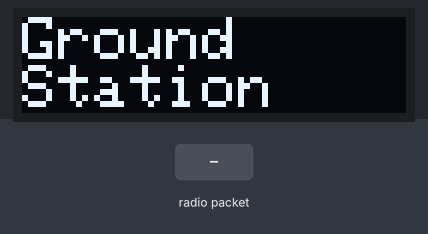
This sketch was run on a simulated Arduino Nano, built with avr-gcc and run on an emulated ATmega328P. Shown: 128×32 one-colour display. The test bench sets the inputs (shaded band). No radio packets arrive unless stated; what the sketch prints to the serial monitor is not drawn.

Above: at 6.2 s.
6.3 s: radio packet "1" arrives
At 8.3 s:
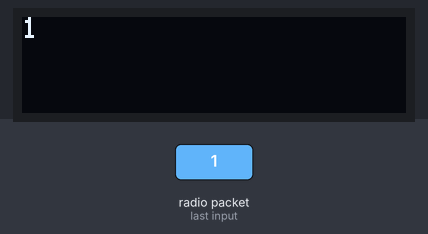
8.8 s: radio packet "0" arrives
At 10.2 s:
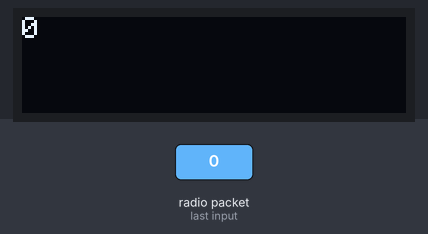
11.3 s: radio packet "2" arrives
At 13.3 s:
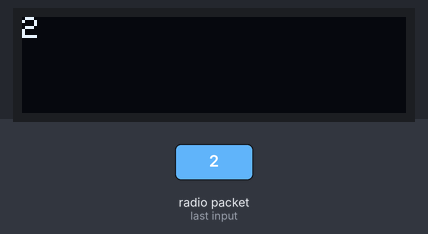
Timing chart, 0 to 14.8 s (numbered marks = the images above; inputs shaded):
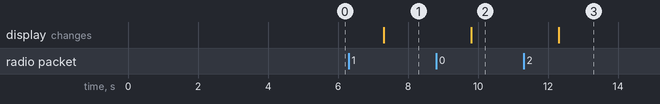

Measured:
- after the input at 6.3 s, the display: changes after 1.0 s (image 1)
- after the input at 8.8 s, the display: changes after 1.0 s (image 2)
- after the input at 11.3 s, the display: changes after 1.0 s (image 3)

The sketch:

gs_lanzamiento.ino
```cpp
//Librerias lora
#include <SPI.h>
#include <LoRa.h>
#include <Wire.h>
//Librerias pantalla oled
#include <Adafruit_GFX.h>
#include <Adafruit_SSD1306.h>
//Resolucion oled
#define SCREEN_WIDTH 128
#define SCREEN_HEIGHT 32

// Definimos la dirección I2C de la pantalla OLED (puede variar según el modelo)
#define OLED_ADDRESS 0x3C

// Crear un objeto para la pantalla OLED usando I2C
Adafruit_SSD1306 display(SCREEN_WIDTH, SCREEN_HEIGHT, &Wire, -1);

const int maxPacketSize = 256; // Maximum expected packet size, adjust as needed


void setup() {
  //Iniciamos el puerto serial
  Serial.begin(9600);
  while (!Serial);

  // Inicializar la pantalla OLED
  if(!display.begin(SSD1306_SWITCHCAPVCC, OLED_ADDRESS)) {
    Serial.println(F("No se pudo encontrar una pantalla OLED"));
    //while(1);  // Detener ejecución si no se encuentra la pantalla
  }

  //Configuraciones para lora
  LoRa.setPins(8, 9, 2);
//  Serial.println("LoRa Receiver");

  if (!LoRa.begin(433E6)) {
    Serial.println("Starting LoRa failed!");
    while (1);
  }

  // Mostrar ground station al inicio
  // Solo usar con fin demostrativo, para obtener los datos al lanzar el satelite en ocasiones se congela
  // debido a la poca memoria de procesamiento de la arduino nano, por eso al hacer pruebas comentamos estas lineas
  display.clearDisplay();         // Limpiar la pantalla
  display.setTextSize(2);         // Establecer el tamaño del texto
  display.setTextColor(WHITE);    // Establecer color del texto
  display.setCursor(0, 0);      // Posicionar el cursor en el centro
  display.println("Ground");               // Imprimir el texto
  display.print("Station");
  display.display();              // Mostrar en la pantalla
  delay(5000);
}

void loop() {
// Recibe los paquetes que mande el OBC por lora y los despliega en el serial y la pantalla oled
  int packetSize = LoRa.parsePacket();
  if (packetSize) {
    char receivedData[maxPacketSize];
    int bytesRead = LoRa.readBytes(receivedData, maxPacketSize);
    receivedData[bytesRead] = '\0';
    // Se imprimen los datos recibidos en el serial
    Serial.print(receivedData);
    //Muestra en la pantalla oled el mensaje recibido por lora
    display.clearDisplay();         // Limpiar la pantalla
    display.setTextSize(1);         // Establecer el tamaño del texto
    display.setTextColor(WHITE);    // Establecer color del texto
    display.setCursor(0, 0);      // Posicionar el cursor en el centro
    display.print(receivedData);               // Imprimir el número
    display.display();              // Mostrar en la pantalla
    Serial.println();
  }
}
```
